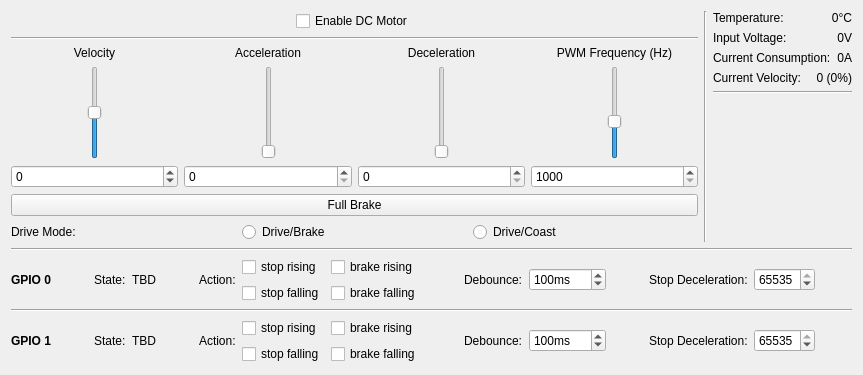
<?xml version="1.0" encoding="UTF-8"?>
<ui version="4.0">
 <class>DCV2</class>
 <widget class="QWidget" name="DCV2">
  <property name="geometry">
   <rect>
    <x>0</x>
    <y>0</y>
    <width>863</width>
    <height>375</height>
   </rect>
  </property>
  <property name="windowTitle">
   <string>Form</string>
  </property>
  <layout class="QVBoxLayout" name="verticalLayout_5">
   <item>
    <layout class="QHBoxLayout" name="horizontal_layout">
     <item>
      <layout class="QVBoxLayout" name="main_vlayout">
       <item>
        <layout class="QHBoxLayout" name="enable_layout">
         <item>
          <spacer name="horizontalSpacer_2">
           <property name="orientation">
            <enum>Qt::Horizontal</enum>
           </property>
           <property name="sizeHint" stdset="0">
            <size>
             <width>40</width>
             <height>20</height>
            </size>
           </property>
          </spacer>
         </item>
         <item>
          <widget class="QCheckBox" name="enable_checkbox">
           <property name="layoutDirection">
            <enum>Qt::LeftToRight</enum>
           </property>
           <property name="text">
            <string>Enable DC Motor</string>
           </property>
          </widget>
         </item>
         <item>
          <spacer name="horizontalSpacer">
           <property name="orientation">
            <enum>Qt::Horizontal</enum>
           </property>
           <property name="sizeHint" stdset="0">
            <size>
             <width>40</width>
             <height>20</height>
            </size>
           </property>
          </spacer>
         </item>
        </layout>
       </item>
       <item>
        <widget class="Line" name="line_3">
         <property name="orientation">
          <enum>Qt::Horizontal</enum>
         </property>
        </widget>
       </item>
       <item>
        <layout class="QHBoxLayout" name="horizontalLayout_3">
         <item>
          <layout class="QVBoxLayout" name="verticalLayout">
           <item>
            <widget class="QLabel" name="velocity_label">
             <property name="sizePolicy">
              <sizepolicy hsizetype="Preferred" vsizetype="Preferred">
               <horstretch>0</horstretch>
               <verstretch>0</verstretch>
              </sizepolicy>
             </property>
             <property name="text">
              <string>Velocity</string>
             </property>
             <property name="alignment">
              <set>Qt::AlignCenter</set>
             </property>
            </widget>
           </item>
           <item>
            <layout class="QHBoxLayout" name="horizontalLayout_11">
             <item>
              <spacer name="horizontalSpacer_7">
               <property name="orientation">
                <enum>Qt::Horizontal</enum>
               </property>
               <property name="sizeHint" stdset="0">
                <size>
                 <width>40</width>
                 <height>20</height>
                </size>
               </property>
              </spacer>
             </item>
             <item>
              <widget class="QSlider" name="velocity_slider">
               <property name="sizePolicy">
                <sizepolicy hsizetype="Fixed" vsizetype="Expanding">
                 <horstretch>0</horstretch>
                 <verstretch>0</verstretch>
                </sizepolicy>
               </property>
               <property name="minimum">
                <number>-32767</number>
               </property>
               <property name="maximum">
                <number>32767</number>
               </property>
               <property name="pageStep">
                <number>1000</number>
               </property>
               <property name="orientation">
                <enum>Qt::Vertical</enum>
               </property>
              </widget>
             </item>
             <item>
              <spacer name="horizontalSpacer_8">
               <property name="orientation">
                <enum>Qt::Horizontal</enum>
               </property>
               <property name="sizeHint" stdset="0">
                <size>
                 <width>40</width>
                 <height>20</height>
                </size>
               </property>
              </spacer>
             </item>
            </layout>
           </item>
           <item>
            <widget class="QSpinBox" name="velocity_spin">
             <property name="minimumSize">
              <size>
               <width>130</width>
               <height>0</height>
              </size>
             </property>
             <property name="buttonSymbols">
              <enum>QAbstractSpinBox::UpDownArrows</enum>
             </property>
             <property name="minimum">
              <number>-32767</number>
             </property>
             <property name="maximum">
              <number>32767</number>
             </property>
             <property name="singleStep">
              <number>1000</number>
             </property>
            </widget>
           </item>
          </layout>
         </item>
         <item>
          <layout class="QVBoxLayout" name="verticalLayout_3">
           <item>
            <widget class="QLabel" name="acceleration_label">
             <property name="text">
              <string>Acceleration</string>
             </property>
             <property name="alignment">
              <set>Qt::AlignCenter</set>
             </property>
            </widget>
           </item>
           <item>
            <layout class="QHBoxLayout" name="horizontalLayout_10">
             <item>
              <spacer name="horizontalSpacer_5">
               <property name="orientation">
                <enum>Qt::Horizontal</enum>
               </property>
               <property name="sizeHint" stdset="0">
                <size>
                 <width>40</width>
                 <height>20</height>
                </size>
               </property>
              </spacer>
             </item>
             <item>
              <widget class="QSlider" name="acceleration_slider">
               <property name="sizePolicy">
                <sizepolicy hsizetype="Fixed" vsizetype="Expanding">
                 <horstretch>0</horstretch>
                 <verstretch>0</verstretch>
                </sizepolicy>
               </property>
               <property name="minimum">
                <number>0</number>
               </property>
               <property name="maximum">
                <number>65535</number>
               </property>
               <property name="pageStep">
                <number>1000</number>
               </property>
               <property name="orientation">
                <enum>Qt::Vertical</enum>
               </property>
              </widget>
             </item>
             <item>
              <spacer name="horizontalSpacer_6">
               <property name="orientation">
                <enum>Qt::Horizontal</enum>
               </property>
               <property name="sizeHint" stdset="0">
                <size>
                 <width>40</width>
                 <height>20</height>
                </size>
               </property>
              </spacer>
             </item>
            </layout>
           </item>
           <item>
            <widget class="QSpinBox" name="acceleration_spin">
             <property name="minimumSize">
              <size>
               <width>130</width>
               <height>0</height>
              </size>
             </property>
             <property name="buttonSymbols">
              <enum>QAbstractSpinBox::UpDownArrows</enum>
             </property>
             <property name="maximum">
              <number>65535</number>
             </property>
             <property name="singleStep">
              <number>1000</number>
             </property>
            </widget>
           </item>
          </layout>
         </item>
         <item>
          <layout class="QVBoxLayout" name="verticalLayout_2">
           <item>
            <widget class="QLabel" name="label_2">
             <property name="text">
              <string>Deceleration</string>
             </property>
             <property name="alignment">
              <set>Qt::AlignCenter</set>
             </property>
            </widget>
           </item>
           <item>
            <layout class="QHBoxLayout" name="horizontalLayout_12">
             <item>
              <spacer name="horizontalSpacer_9">
               <property name="orientation">
                <enum>Qt::Horizontal</enum>
               </property>
               <property name="sizeHint" stdset="0">
                <size>
                 <width>40</width>
                 <height>20</height>
                </size>
               </property>
              </spacer>
             </item>
             <item>
              <widget class="QSlider" name="deceleration_slider">
               <property name="maximum">
                <number>65535</number>
               </property>
               <property name="orientation">
                <enum>Qt::Vertical</enum>
               </property>
              </widget>
             </item>
             <item>
              <spacer name="horizontalSpacer_10">
               <property name="orientation">
                <enum>Qt::Horizontal</enum>
               </property>
               <property name="sizeHint" stdset="0">
                <size>
                 <width>40</width>
                 <height>20</height>
                </size>
               </property>
              </spacer>
             </item>
            </layout>
           </item>
           <item>
            <widget class="QSpinBox" name="deceleration_spin">
             <property name="maximum">
              <number>65535</number>
             </property>
            </widget>
           </item>
          </layout>
         </item>
         <item>
          <layout class="QVBoxLayout" name="verticalLayout_4">
           <item>
            <widget class="QLabel" name="label_4">
             <property name="text">
              <string>PWM Frequency (Hz)</string>
             </property>
             <property name="alignment">
              <set>Qt::AlignCenter</set>
             </property>
            </widget>
           </item>
           <item>
            <layout class="QHBoxLayout" name="horizontalLayout_7">
             <item>
              <spacer name="horizontalSpacer_3">
               <property name="orientation">
                <enum>Qt::Horizontal</enum>
               </property>
               <property name="sizeHint" stdset="0">
                <size>
                 <width>40</width>
                 <height>20</height>
                </size>
               </property>
              </spacer>
             </item>
             <item>
              <widget class="QSlider" name="frequency_slider">
               <property name="sizePolicy">
                <sizepolicy hsizetype="Fixed" vsizetype="Expanding">
                 <horstretch>0</horstretch>
                 <verstretch>0</verstretch>
                </sizepolicy>
               </property>
               <property name="minimum">
                <number>1000</number>
               </property>
               <property name="maximum">
                <number>50000</number>
               </property>
               <property name="pageStep">
                <number>1000</number>
               </property>
               <property name="value">
                <number>20000</number>
               </property>
               <property name="orientation">
                <enum>Qt::Vertical</enum>
               </property>
              </widget>
             </item>
             <item>
              <spacer name="horizontalSpacer_4">
               <property name="orientation">
                <enum>Qt::Horizontal</enum>
               </property>
               <property name="sizeHint" stdset="0">
                <size>
                 <width>40</width>
                 <height>20</height>
                </size>
               </property>
              </spacer>
             </item>
            </layout>
           </item>
           <item>
            <widget class="QSpinBox" name="frequency_spin">
             <property name="minimumSize">
              <size>
               <width>120</width>
               <height>0</height>
              </size>
             </property>
             <property name="buttonSymbols">
              <enum>QAbstractSpinBox::UpDownArrows</enum>
             </property>
             <property name="minimum">
              <number>1000</number>
             </property>
             <property name="maximum">
              <number>50000</number>
             </property>
             <property name="singleStep">
              <number>1000</number>
             </property>
            </widget>
           </item>
          </layout>
         </item>
        </layout>
       </item>
       <item>
        <widget class="QPushButton" name="full_brake_button">
         <property name="text">
          <string>Full Brake</string>
         </property>
        </widget>
       </item>
       <item>
        <layout class="QHBoxLayout" name="horizontalLayout_9">
         <item>
          <widget class="QLabel" name="label_8">
           <property name="sizePolicy">
            <sizepolicy hsizetype="Preferred" vsizetype="Preferred">
             <horstretch>0</horstretch>
             <verstretch>0</verstretch>
            </sizepolicy>
           </property>
           <property name="text">
            <string>Drive Mode:</string>
           </property>
          </widget>
         </item>
         <item>
          <widget class="QRadioButton" name="radio_mode_brake">
           <property name="sizePolicy">
            <sizepolicy hsizetype="Preferred" vsizetype="Fixed">
             <horstretch>0</horstretch>
             <verstretch>0</verstretch>
            </sizepolicy>
           </property>
           <property name="text">
            <string>Drive/Brake</string>
           </property>
          </widget>
         </item>
         <item>
          <widget class="QRadioButton" name="radio_mode_coast">
           <property name="sizePolicy">
            <sizepolicy hsizetype="Preferred" vsizetype="Fixed">
             <horstretch>0</horstretch>
             <verstretch>0</verstretch>
            </sizepolicy>
           </property>
           <property name="text">
            <string>Drive/Coast</string>
           </property>
          </widget>
         </item>
        </layout>
       </item>
      </layout>
     </item>
     <item>
      <widget class="Line" name="line_2">
       <property name="orientation">
        <enum>Qt::Vertical</enum>
       </property>
      </widget>
     </item>
     <item>
      <layout class="QVBoxLayout" name="vertical_layout_right">
       <item>
        <layout class="QHBoxLayout" name="horizontalLayout_6">
         <item>
          <widget class="QLabel" name="label_18">
           <property name="text">
            <string>Temperature:</string>
           </property>
          </widget>
         </item>
         <item>
          <widget class="QLabel" name="temperature_label">
           <property name="text">
            <string>0°C</string>
           </property>
           <property name="alignment">
            <set>Qt::AlignRight|Qt::AlignTrailing|Qt::AlignVCenter</set>
           </property>
          </widget>
         </item>
        </layout>
       </item>
       <item>
        <layout class="QHBoxLayout" name="horizontalLayout_4">
         <item>
          <widget class="QLabel" name="label_3">
           <property name="text">
            <string>Input Voltage:</string>
           </property>
          </widget>
         </item>
         <item>
          <widget class="QLabel" name="input_voltage_label">
           <property name="text">
            <string>0V</string>
           </property>
           <property name="alignment">
            <set>Qt::AlignRight|Qt::AlignTrailing|Qt::AlignVCenter</set>
           </property>
          </widget>
         </item>
        </layout>
       </item>
       <item>
        <layout class="QHBoxLayout" name="horizontalLayout">
         <item>
          <widget class="QLabel" name="label_6">
           <property name="text">
            <string>Current Consumption:</string>
           </property>
          </widget>
         </item>
         <item>
          <widget class="QLabel" name="current_label">
           <property name="text">
            <string>0A</string>
           </property>
           <property name="alignment">
            <set>Qt::AlignRight|Qt::AlignTrailing|Qt::AlignVCenter</set>
           </property>
          </widget>
         </item>
        </layout>
       </item>
       <item>
        <layout class="QHBoxLayout" name="horizontalLayout_8">
         <item>
          <widget class="QLabel" name="label">
           <property name="text">
            <string>Current Velocity:</string>
           </property>
          </widget>
         </item>
         <item>
          <widget class="QLabel" name="current_velocity_label">
           <property name="text">
            <string>0 (0%)</string>
           </property>
           <property name="alignment">
            <set>Qt::AlignRight|Qt::AlignTrailing|Qt::AlignVCenter</set>
           </property>
          </widget>
         </item>
        </layout>
       </item>
       <item>
        <widget class="Line" name="line">
         <property name="orientation">
          <enum>Qt::Horizontal</enum>
         </property>
        </widget>
       </item>
       <item>
        <spacer name="verticalSpacer_2">
         <property name="orientation">
          <enum>Qt::Vertical</enum>
         </property>
         <property name="sizeHint" stdset="0">
          <size>
           <width>20</width>
           <height>40</height>
          </size>
         </property>
        </spacer>
       </item>
       <item>
        <widget class="SpeedoMeter" name="speedometer" native="true">
         <property name="minimumSize">
          <size>
           <width>0</width>
           <height>20</height>
          </size>
         </property>
        </widget>
       </item>
       <item>
        <spacer name="verticalSpacer">
         <property name="orientation">
          <enum>Qt::Vertical</enum>
         </property>
         <property name="sizeHint" stdset="0">
          <size>
           <width>20</width>
           <height>40</height>
          </size>
         </property>
        </spacer>
       </item>
      </layout>
     </item>
    </layout>
   </item>
   <item>
    <widget class="Line" name="line_4">
     <property name="orientation">
      <enum>Qt::Horizontal</enum>
     </property>
    </widget>
   </item>
   <item>
    <layout class="QHBoxLayout" name="horizontalLayout_2">
     <item>
      <widget class="QLabel" name="label_5">
       <property name="text">
        <string>&lt;b&gt;GPIO 0&lt;/b&gt;</string>
       </property>
      </widget>
     </item>
     <item>
      <spacer name="horizontalSpacer_11">
       <property name="orientation">
        <enum>Qt::Horizontal</enum>
       </property>
       <property name="sizeHint" stdset="0">
        <size>
         <width>40</width>
         <height>20</height>
        </size>
       </property>
      </spacer>
     </item>
     <item>
      <widget class="QLabel" name="label_15">
       <property name="text">
        <string>State:</string>
       </property>
      </widget>
     </item>
     <item>
      <widget class="QLabel" name="gpio0_state_label">
       <property name="text">
        <string>TBD</string>
       </property>
      </widget>
     </item>
     <item>
      <spacer name="horizontalSpacer_19">
       <property name="orientation">
        <enum>Qt::Horizontal</enum>
       </property>
       <property name="sizeHint" stdset="0">
        <size>
         <width>40</width>
         <height>20</height>
        </size>
       </property>
      </spacer>
     </item>
     <item>
      <widget class="QLabel" name="label_9">
       <property name="text">
        <string>Action:</string>
       </property>
      </widget>
     </item>
     <item>
      <layout class="QVBoxLayout" name="verticalLayout_6">
       <item>
        <widget class="QCheckBox" name="gpio0_stop_rising_check">
         <property name="text">
          <string>stop rising</string>
         </property>
        </widget>
       </item>
       <item>
        <widget class="QCheckBox" name="gpio0_stop_falling_check">
         <property name="text">
          <string>stop falling</string>
         </property>
        </widget>
       </item>
      </layout>
     </item>
     <item>
      <layout class="QVBoxLayout" name="verticalLayout_7">
       <item>
        <widget class="QCheckBox" name="gpio0_brake_rising_check">
         <property name="text">
          <string>brake rising</string>
         </property>
        </widget>
       </item>
       <item>
        <widget class="QCheckBox" name="gpio0_brake_falling_check">
         <property name="text">
          <string>brake falling</string>
         </property>
        </widget>
       </item>
      </layout>
     </item>
     <item>
      <spacer name="horizontalSpacer_12">
       <property name="orientation">
        <enum>Qt::Horizontal</enum>
       </property>
       <property name="sizeHint" stdset="0">
        <size>
         <width>40</width>
         <height>20</height>
        </size>
       </property>
      </spacer>
     </item>
     <item>
      <widget class="QLabel" name="label_11">
       <property name="text">
        <string>Debounce:</string>
       </property>
      </widget>
     </item>
     <item>
      <widget class="QSpinBox" name="gpio0_debounce_spin">
       <property name="suffix">
        <string>ms</string>
       </property>
       <property name="maximum">
        <number>65535</number>
       </property>
       <property name="value">
        <number>100</number>
       </property>
      </widget>
     </item>
     <item>
      <spacer name="horizontalSpacer_13">
       <property name="orientation">
        <enum>Qt::Horizontal</enum>
       </property>
       <property name="sizeHint" stdset="0">
        <size>
         <width>40</width>
         <height>20</height>
        </size>
       </property>
      </spacer>
     </item>
     <item>
      <widget class="QLabel" name="label_13">
       <property name="text">
        <string>Stop Deceleration:</string>
       </property>
      </widget>
     </item>
     <item>
      <widget class="QSpinBox" name="gpio0_stop_deceleration_spin">
       <property name="maximum">
        <number>65535</number>
       </property>
       <property name="value">
        <number>65535</number>
       </property>
      </widget>
     </item>
     <item>
      <spacer name="horizontalSpacer_14">
       <property name="orientation">
        <enum>Qt::Horizontal</enum>
       </property>
       <property name="sizeHint" stdset="0">
        <size>
         <width>40</width>
         <height>20</height>
        </size>
       </property>
      </spacer>
     </item>
    </layout>
   </item>
   <item>
    <widget class="Line" name="line_5">
     <property name="orientation">
      <enum>Qt::Horizontal</enum>
     </property>
    </widget>
   </item>
   <item>
    <layout class="QHBoxLayout" name="horizontalLayout_5">
     <item>
      <widget class="QLabel" name="label_7">
       <property name="text">
        <string>&lt;b&gt;GPIO 1&lt;/b&gt;</string>
       </property>
      </widget>
     </item>
     <item>
      <spacer name="horizontalSpacer_15">
       <property name="orientation">
        <enum>Qt::Horizontal</enum>
       </property>
       <property name="sizeHint" stdset="0">
        <size>
         <width>40</width>
         <height>20</height>
        </size>
       </property>
      </spacer>
     </item>
     <item>
      <widget class="QLabel" name="label_16">
       <property name="text">
        <string>State:</string>
       </property>
      </widget>
     </item>
     <item>
      <widget class="QLabel" name="gpio1_state_label">
       <property name="text">
        <string>TBD</string>
       </property>
      </widget>
     </item>
     <item>
      <spacer name="horizontalSpacer_20">
       <property name="orientation">
        <enum>Qt::Horizontal</enum>
       </property>
       <property name="sizeHint" stdset="0">
        <size>
         <width>40</width>
         <height>20</height>
        </size>
       </property>
      </spacer>
     </item>
     <item>
      <widget class="QLabel" name="label_10">
       <property name="text">
        <string>Action:</string>
       </property>
      </widget>
     </item>
     <item>
      <layout class="QVBoxLayout" name="verticalLayout_8">
       <item>
        <widget class="QCheckBox" name="gpio1_stop_rising_check">
         <property name="text">
          <string>stop rising</string>
         </property>
        </widget>
       </item>
       <item>
        <widget class="QCheckBox" name="gpio1_stop_falling_check">
         <property name="text">
          <string>stop falling</string>
         </property>
        </widget>
       </item>
      </layout>
     </item>
     <item>
      <layout class="QVBoxLayout" name="verticalLayout_9">
       <item>
        <widget class="QCheckBox" name="gpio1_brake_rising_check">
         <property name="text">
          <string>brake rising</string>
         </property>
        </widget>
       </item>
       <item>
        <widget class="QCheckBox" name="gpio1_brake_falling_check">
         <property name="text">
          <string>brake falling</string>
         </property>
        </widget>
       </item>
      </layout>
     </item>
     <item>
      <spacer name="horizontalSpacer_16">
       <property name="orientation">
        <enum>Qt::Horizontal</enum>
       </property>
       <property name="sizeHint" stdset="0">
        <size>
         <width>40</width>
         <height>20</height>
        </size>
       </property>
      </spacer>
     </item>
     <item>
      <widget class="QLabel" name="label_12">
       <property name="text">
        <string>Debounce:</string>
       </property>
      </widget>
     </item>
     <item>
      <widget class="QSpinBox" name="gpio1_debounce_spin">
       <property name="suffix">
        <string>ms</string>
       </property>
       <property name="maximum">
        <number>65535</number>
       </property>
       <property name="value">
        <number>100</number>
       </property>
      </widget>
     </item>
     <item>
      <spacer name="horizontalSpacer_17">
       <property name="orientation">
        <enum>Qt::Horizontal</enum>
       </property>
       <property name="sizeHint" stdset="0">
        <size>
         <width>40</width>
         <height>20</height>
        </size>
       </property>
      </spacer>
     </item>
     <item>
      <widget class="QLabel" name="label_14">
       <property name="text">
        <string>Stop Deceleration:</string>
       </property>
      </widget>
     </item>
     <item>
      <widget class="QSpinBox" name="gpio1_stop_deceleration_spin">
       <property name="suffix">
        <string/>
       </property>
       <property name="maximum">
        <number>65535</number>
       </property>
       <property name="value">
        <number>65535</number>
       </property>
      </widget>
     </item>
     <item>
      <spacer name="horizontalSpacer_18">
       <property name="orientation">
        <enum>Qt::Horizontal</enum>
       </property>
       <property name="sizeHint" stdset="0">
        <size>
         <width>40</width>
         <height>20</height>
        </size>
       </property>
      </spacer>
     </item>
    </layout>
   </item>
  </layout>
 </widget>
 <customwidgets>
  <customwidget>
   <class>SpeedoMeter</class>
   <extends>QWidget</extends>
   <header location="global">brickv.plugin_system.plugins.dc.speedometer</header>
   <container>1</container>
  </customwidget>
 </customwidgets>
 <resources/>
 <connections/>
</ui>
